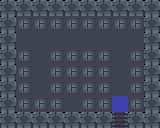

A level layout from a 2D game, rendered from its tile map. Below: a short description, then the map file with its tile-grid data intact:
An orthogonal 10x8 tile map with 16x16 px tiles, 1 tile layer (terrain) and 2 objects.

<map version="1.10" tiledversion="1.11.2" orientation="orthogonal" renderorder="right-down" width="10" height="8" tilewidth="16" tileheight="16" infinite="0" nextlayerid="3" nextobjectid="3">
 <properties>
  <property name="name" value="U-Turn" />
  <property name="author" value="moineau" />
  <property name="goldMoves" type="int" value="20" />
  <property name="goldTime" type="int" value="3" />
 </properties>
 <tileset firstgid="1" source="tileset.tsx" />
 <layer id="1" name="terrain" width="10" height="8">
  <data encoding="csv">
4,4,4,4,4,4,4,4,4,4,
4,2,2,2,2,2,2,2,2,4,
4,1,1,1,1,1,1,1,1,4,
4,2,1,2,2,2,2,1,2,4,
4,2,1,2,2,2,2,1,2,4,
4,2,1,2,2,2,2,1,2,4,
4,2,2,2,1,2,2,3,2,4,
4,4,4,4,4,4,4,5,4,4
</data>
 </layer>
 <objectgroup id="2" name="objects">
  <object id="1" gid="6" x="64" y="112" width="16" height="16" />
  <object id="2" gid="9" x="32" y="96" width="16" height="16" />
 </objectgroup>
</map>
